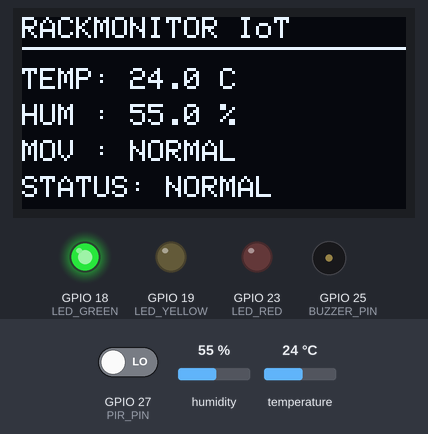
The program below on a simulated ESP32. On the bench: 128×64 one-colour display, output pins drawn as LEDs (lit = HIGH), buzzer (waves = sounding). The inputs (shaded band) are chosen by the test bench; at power-on: humidity 55 %, GPIO 27 (PIR_PIN) LOW, temperature 24 °C. Not simulated (calls return 0 or success): secrets.h; what the program prints to the serial monitor is not drawn.

Above: at 4.2 s.
4.3 s: humidity set to 68 %
At 7.8 s:
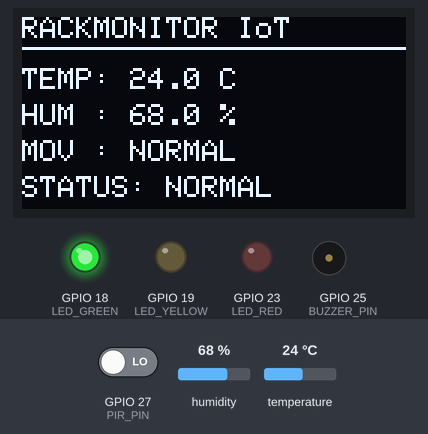
8.6 s: humidity set to 71 %
At 12.0 s:
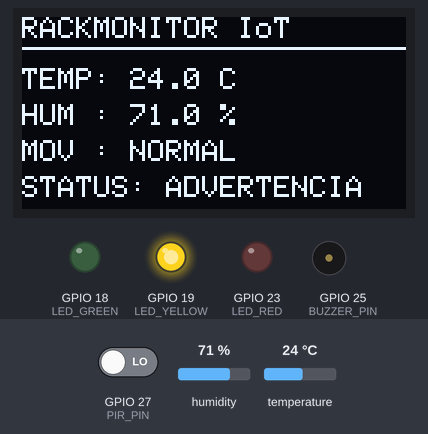
12.6 s: GPIO 27 (PIR_PIN) driven HIGH
At 13.9 s:
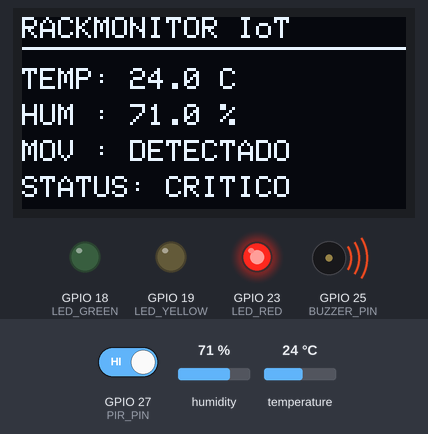
15.2 s: temperature set to 12 °C
At 19.4 s:
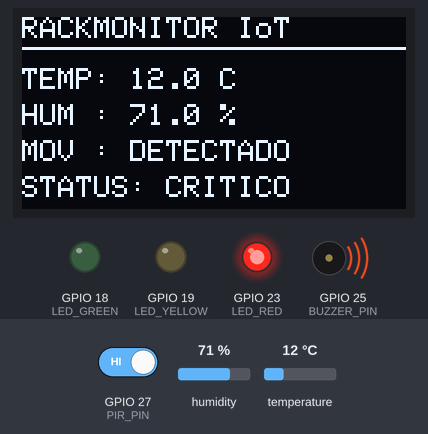
20.6 s: GPIO 27 (PIR_PIN) driven LOW
At 22.4 s:
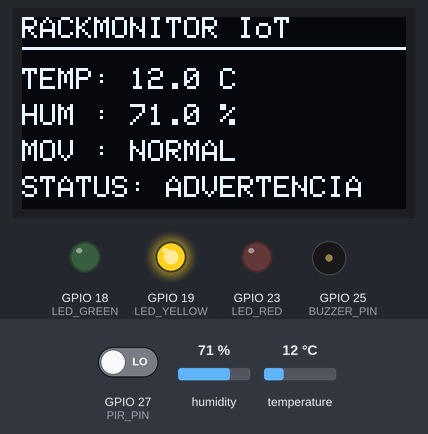
23.2 s: temperature set to 33 °C
At 27.8 s:
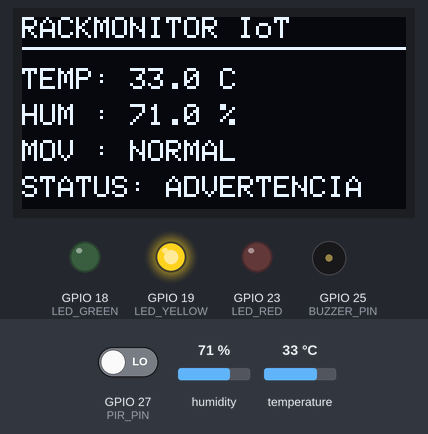
28.6 s: temperature set to 36 °C
Timing chart, 0 to 32.6 s (numbered marks = the images above; inputs shaded):
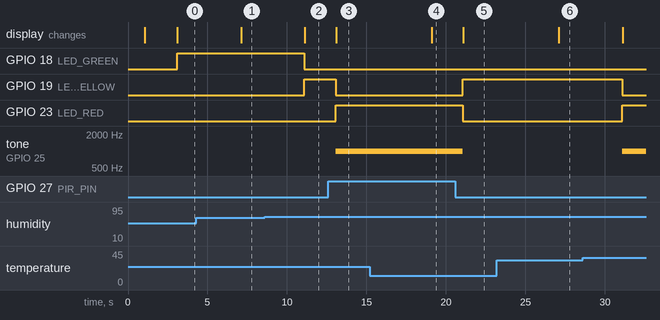

Measured:
- the behaviour switches between 69 and 70 % on humidity (found by bisection; images 1 and 2)
- after the input at 4.3 s, the display: changes after 2.8 s (image 1)
- after the input at 8.6 s, GPIO 18 (LED_GREEN): HIGH → LOW after 2.5 s; GPIO 19 (LED_YELLOW): LOW → HIGH after 2.5 s; the display: changes after 2.5 s (image 2)
- after the input at 12.6 s, GPIO 19 (LED_YELLOW): HIGH → LOW after 0.46 s; GPIO 23 (LED_RED): LOW → HIGH after 0.46 s; tone on GPIO 25 (BUZZER_PIN): silent → 1000 Hz after 0.46 s; the display: changes after 0.49 s (image 3)
- after the input at 15.2 s, the display: changes after 3.9 s (image 4)
- after the input at 20.6 s, GPIO 19 (LED_YELLOW): LOW → HIGH after 0.46 s; GPIO 23 (LED_RED): HIGH → LOW after 0.46 s; tone on GPIO 25 (BUZZER_PIN): 1000 Hz → silent after 0.46 s; the display: changes after 0.49 s (image 5)
- after the input at 23.2 s, the display: changes after 3.9 s (image 6)
- after the input at 28.6 s, GPIO 19 (LED_YELLOW): HIGH → LOW after 2.5 s; GPIO 23 (LED_RED): LOW → HIGH after 2.5 s; tone on GPIO 25 (BUZZER_PIN): silent → 1000 Hz after 2.5 s

The program:

main.cpp
```cpp
#include <Arduino.h>
#include <Wire.h>
#include <DHT.h>
#include <Adafruit_GFX.h>
#include <Adafruit_SSD1306.h>
#include "secrets.h"

// =====================================================
// RACKMONITOR IoT 2.0
// Firmware base para ESP32
// =====================================================


// =====================================================
// CONFIGURACIÓN DE PINES
// =====================================================

#define DHT_PIN       4
#define DHT_TYPE      DHT11

#define PIR_PIN       27

#define LED_GREEN     18
#define LED_YELLOW    19
#define LED_RED       23

#define BUZZER_PIN    25

#define OLED_SDA      21
#define OLED_SCL      22


// =====================================================
// OLED
// =====================================================

#define SCREEN_WIDTH 128
#define SCREEN_HEIGHT 64

Adafruit_SSD1306 display(
    SCREEN_WIDTH,
    SCREEN_HEIGHT,
    &Wire,
    -1
);
const char* WIFI_SSID = WIFI_SSID_PRIVATE;
const char* WIFI_PASSWORD = WIFI_PASSWORD_PRIVATE;
const char* API_URL =
  "http://192.168.40.94:8000/api/v1/telemetry";

// =====================================================
// SENSOR DHT
// =====================================================

DHT dht(
    DHT_PIN,
    DHT_TYPE
);


// =====================================================
// VARIABLES
// =====================================================

float temperature = 0.0;
float humidity = 0.0;

bool motion = false;

String systemStatus = "INICIANDO";


// =====================================================
// TEMPORIZADOR
// =====================================================

unsigned long lastReading = 0;

const unsigned long readingInterval = 2000;


// =====================================================
// FUNCIÓN: LEER SENSORES
// =====================================================

void readSensors()
{
    float temp = dht.readTemperature();
    float hum = dht.readHumidity();

    if (!isnan(temp))
    {
        temperature = temp;
    }

    if (!isnan(hum))
    {
        humidity = hum;
    }

    motion = digitalRead(PIR_PIN);
}


// =====================================================
// FUNCIÓN: DETERMINAR ESTADO
// =====================================================

void calculateStatus()
{
    if (
        temperature >= 35.0 ||
        humidity >= 80.0 ||
        motion
    )
    {
        systemStatus = "CRITICO";
    }

    else if (
        temperature >= 30.0 ||
        humidity >= 70.0
    )
    {
        systemStatus = "ADVERTENCIA";
    }

    else
    {
        systemStatus = "NORMAL";
    }
}


// =====================================================
// FUNCIÓN: CONTROL DE ALERTAS
// =====================================================

void updateIndicators()
{
    // Apagar todo primero

    digitalWrite(
        LED_GREEN,
        LOW
    );

    digitalWrite(
        LED_YELLOW,
        LOW
    );

    digitalWrite(
        LED_RED,
        LOW
    );

    noTone(BUZZER_PIN);


    // NORMAL

    if (systemStatus == "NORMAL")
    {
        digitalWrite(
            LED_GREEN,
            HIGH
        );
    }


    // ADVERTENCIA

    else if (
        systemStatus == "ADVERTENCIA"
    )
    {
        digitalWrite(
            LED_YELLOW,
            HIGH
        );
    }


    // CRITICO

    else if (
        systemStatus == "CRITICO"
    )
    {
        digitalWrite(
            LED_RED,
            HIGH
        );

        tone(
            BUZZER_PIN,
            1000
        );
    }
}


// =====================================================
// FUNCIÓN: OLED
// =====================================================

void updateDisplay()
{
    display.clearDisplay();

    display.setTextColor(
        SSD1306_WHITE
    );


    // Título

    display.setTextSize(1);

    display.setCursor(
        0,
        0
    );

    display.println(
        "RACKMONITOR IoT"
    );


    display.drawLine(
        0,
        10,
        127,
        10,
        SSD1306_WHITE
    );


    // Temperatura

    display.setCursor(
        0,
        17
    );

    display.print(
        "TEMP: "
    );

    display.print(
        temperature,
        1
    );

    display.println(
        " C"
    );


    // Humedad

    display.setCursor(
        0,
        29
    );

    display.print(
        "HUM : "
    );

    display.print(
        humidity,
        1
    );

    display.println(
        " %"
    );


    // Movimiento

    display.setCursor(
        0,
        41
    );

    display.print(
        "MOV : "
    );

    if (motion)
    {
        display.println(
            "DETECTADO"
        );
    }
    else
    {
        display.println(
            "NORMAL"
        );
    }


    // Estado

    display.setCursor(
        0,
        53
    );

    display.print(
        "STATUS: "
    );

    display.println(
        systemStatus
    );


    display.display();
}


// =====================================================
// FUNCIÓN: MONITOR SERIAL
// =====================================================

void printSerial()
{
    Serial.println();
    Serial.println(
        "================================"
    );

    Serial.println(
        "       RACKMONITOR IoT"
    );

    Serial.println(
        "================================"
    );

    Serial.print(
        "Temperatura: "
    );

    Serial.print(
        temperature,
        1
    );

    Serial.println(
        " C"
    );


    Serial.print(
        "Humedad: "
    );

    Serial.print(
        humidity,
        1
    );

    Serial.println(
        " %"
    );


    Serial.print(
        "Movimiento: "
    );

    if (motion)
    {
        Serial.println(
            "DETECTADO"
        );
    }
    else
    {
        Serial.println(
            "NORMAL"
        );
    }


    Serial.print(
        "Estado: "
    );

    Serial.println(
        systemStatus
    );

    Serial.println(
        "================================"
    );
}


// =====================================================
// SETUP
// =====================================================

void setup()
{
    Serial.begin(
        115200
    );

    delay(1000);


    // Configurar pines

    pinMode(
        PIR_PIN,
        INPUT
    );

    pinMode(
        LED_GREEN,
        OUTPUT
    );

    pinMode(
        LED_YELLOW,
        OUTPUT
    );

    pinMode(
        LED_RED,
        OUTPUT
    );

    pinMode(
        BUZZER_PIN,
        OUTPUT
    );


    // Inicializar DHT

    dht.begin();


    // Inicializar I2C

    Wire.begin(
        OLED_SDA,
        OLED_SCL
    );


    // Inicializar OLED

    if (
        !display.begin(
            SSD1306_SWITCHCAPVCC,
            0x3C
        )
    )
    {
        Serial.println(
            "ERROR: OLED no encontrado"
        );
    }
    else
    {
        display.clearDisplay();

        display.setTextColor(
            SSD1306_WHITE
        );

        display.setTextSize(2);

        display.setCursor(
            10,
            20
        );

        display.println(
            "RackMonitor"
        );

        display.display();

        delay(2000);
    }


    // Mensaje inicial

    Serial.println();
    Serial.println(
        "================================"
    );

    Serial.println(
        "     RACKMONITOR IoT 2.0"
    );

    Serial.println(
        "================================"
    );

    Serial.println(
        "ESP32 iniciado correctamente"
    );

    Serial.println(
        "Sistema listo"
    );
}


// =====================================================
// LOOP
// =====================================================

void loop()
{
    if (
        millis() - lastReading
        >= readingInterval
    )
    {
        lastReading =
            millis();


        // 1. Leer sensores

        readSensors();


        // 2. Calcular estado

        calculateStatus();


        // 3. Actualizar LEDs y buzzer

        updateIndicators();


        // 4. Actualizar OLED

        updateDisplay();


        // 5. Mostrar información

        printSerial();
    }
}
```
